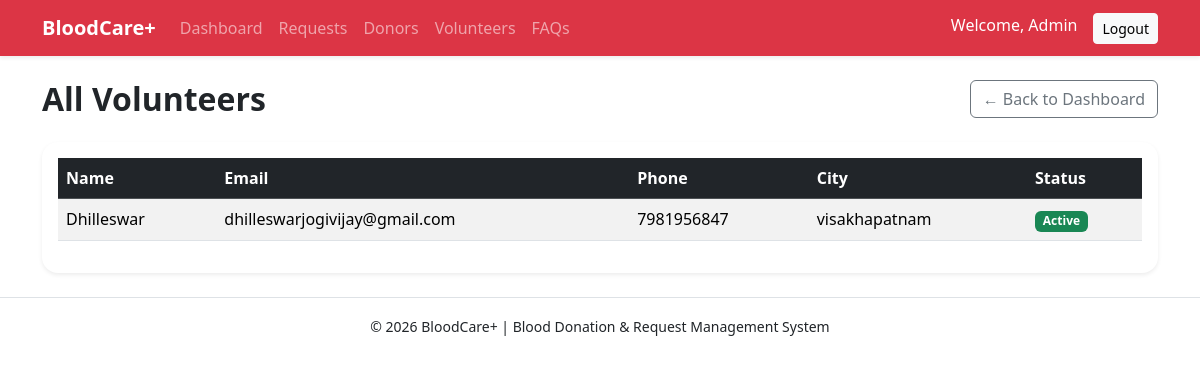
Screenshot of /admin/volunteers (signed in) with the database file from the repository.
### app/models.py (models this page shows, shortened)
class User(UserMixin, db.Model):
    __tablename__ = "users"
    id = db.Column(db.Integer, primary_key=True)
    name = db.Column(db.String(120), nullable=False)
    email = db.Column(db.String(120), unique=True, nullable=False)
    password_hash = db.Column(db.String(255), nullable=False)
    role = db.Column(db.String(30), nullable=False, default="donor")
    failed_attempts = db.Column(db.Integer, default=0)
    lock_until = db.Column(db.DateTime, nullable=True)
    created_at = db.Column(db.DateTime, default=datetime.utcnow)

class Volunteer(db.Model):
    __tablename__ = "volunteers"
    volunteer_id = db.Column(db.Integer, primary_key=True)
    user_id = db.Column(db.Integer, db.ForeignKey("users.id"), nullable=False)
    phone = db.Column(db.String(20), nullable=False)
    city = db.Column(db.String(100), nullable=False)
    status = db.Column(db.String(20), default="Active")
    user = db.relationship(
        "User",
        backref=db.backref("volunteer_profile", uselist=False)
    )

### app/admin/routes.py (the view)
@admin_bp.route("/volunteers")
@login_required
@role_required("admin")
def volunteers():
    volunteers = Volunteer.query.options(joinedload(Volunteer.user)).all()
    return render_template("admin/admin_volunteers.html", volunteers=volunteers)

### app/utils.py (called while the page is built)
def role_required(role):
    def decorator(f):
        @wraps(f)
        def decorated_function(*args, **kwargs):
            if not current_user.is_authenticated:
                abort(401)
            if current_user.role != role:
                abort(403)
            return f(*args, **kwargs)
        return decorated_function
    return decorator

### app/templates/admin/admin_volunteers.html (shortened to what this page needs)
{% extends "base.html" %}
{% block content %}
<div class="d-flex justify-content-between align-items-center mb-4">
  <h2 class="fw-bold mb-0">All Volunteers</h2>
  <a href="{{ url_for('admin.dashboard') }}" class="btn btn-outline-secondary">
    ← Back to Dashboard
  </a>
</div>
<div class="card shadow-sm border-0 rounded-4">
  <div class="card-body">
    {% if volunteers %}
      <div class="table-responsive">
        <table class="table table-striped align-middle">
          <thead class="table-dark">
            <tr>
              <th>Name</th>
              <th>Email</th>
              <th>Phone</th>
              <th>City</th>
              <th>Status</th>
            </tr>
          </thead>
          <tbody>
            {% for v in volunteers %}
            <tr>
              <td>{{ v.user.name }}</td>
              <td>{{ v.user.email }}</td>
              <td>{{ v.phone }}</td>
              <td>{{ v.city }}</td>
              <td>
                {% if v.status == "Active" %}
                  <span class="badge bg-success">Active</span>
                {% else %}
                  <span class="badge bg-secondary">Inactive</span>
                {% endif %}
              </td>
            </tr>
            {% endfor %}
          </tbody>
        </table>
      </div>
    {% else %}
      <div class="alert alert-info">
        No volunteers registered yet.
      </div>
    {% endif %}
  </div>
</div>
{% endblock %}

### app/templates/base.html (shortened to what this page needs)
<!DOCTYPE html>
<html lang="en">
<head>
  <link href="https://cdn.jsdelivr.net/npm/bootstrap@5.3.3/dist/css/bootstrap.min.css" rel="stylesheet">
  <link rel="stylesheet" href="{{ url_for('static', filename='css/style.css') }}">
</head>
<body>
<nav class="navbar navbar-expand-lg navbar-dark bg-danger shadow-sm">
  <div class="container">
    <a class="navbar-brand fw-bold" href="{{ url_for('main.home') }}">
      BloodCare+
    </a>
    <div class="collapse navbar-collapse" id="navMenu">
      <ul class="navbar-nav me-auto">
        {% if current_user.is_authenticated %}
          {% if current_user.role == "admin" %}
            <li class="nav-item">
              <a class="nav-link" href="{{ url_for('admin.dashboard') }}">
                Dashboard
              </a>
            </li>
            <li class="nav-item">
              <a class="nav-link" href="{{ url_for('admin.requests') }}">
                Requests
              </a>
            </li>
            <li class="nav-item">
              <a class="nav-link" href="{{ url_for('admin.donors') }}">
                Donors
              </a>
            </li>
            <li class="nav-item">
              <a class="nav-link" href="{{ url_for('admin.volunteers') }}">
                Volunteers
              </a>
            </li>
          {% endif %}
        {% endif %}
        <li class="nav-item">
          <a class="nav-link" href="{{ url_for ('main.faq') }}">
            FAQs
          </a>
        </li>
      </ul>
      <ul class="navbar-nav">
        {% if current_user.is_authenticated %}
          <li class="nav-item">
            <span class="navbar-text me-3 text-white">
              Welcome, {{ current_user.name }}
            </span>
          </li>
          <li class="nav-item">
            <form action="{{ url_for('auth.logout') }}" method="POST" style="display:inline;">
                <button type="submit" class="btn btn-light btn-sm">
                    Logout
                </button>
            </form>
          </li>
        {% endif %}
      </ul>
    </div>
  </div>
</nav>
<main class="container my-4">
  {% block content %}{% endblock %}
</main>
<footer class="text-center py-3 mt-4 border-top">
  <small>© 2026 BloodCare+ | Blood Donation & Request Management System</small>
</footer>
</body>
</html>

### app/static/css/style.css (style rules this page uses)
body { font-family: "Segoe UI", sans-serif; }

### app/templates/base.html (style rules this page uses)
.card { transition: all 0.2s ease-in-out; }

### rows the page displays
User: name "Admin"
Volunteer: user.name "Dhilleswar", user.email "dhilleswarjogivijay@gmail.com", phone "7981956847", city "visakhapatnam", status "Active"
